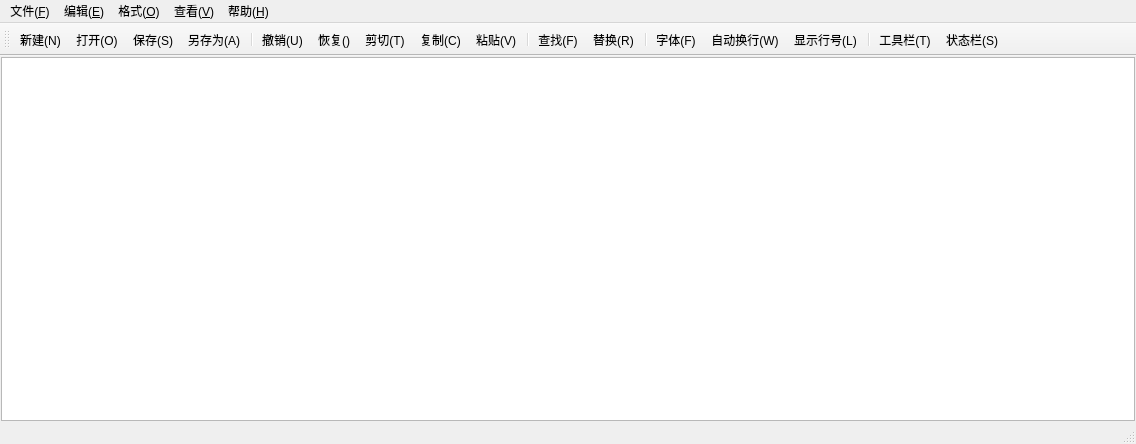
<?xml version="1.0" encoding="UTF-8"?>
<ui version="4.0">
 <class>MainWindow</class>
 <widget class="QMainWindow" name="MainWindow">
  <property name="geometry">
   <rect>
    <x>0</x>
    <y>0</y>
    <width>1136</width>
    <height>444</height>
   </rect>
  </property>
  <property name="windowTitle">
   <string>MainWindow</string>
  </property>
  <widget class="QWidget" name="centralwidget">
   <layout class="QHBoxLayout" name="horizontalLayout">
    <property name="spacing">
     <number>0</number>
    </property>
    <property name="leftMargin">
     <number>1</number>
    </property>
    <property name="topMargin">
     <number>1</number>
    </property>
    <property name="rightMargin">
     <number>1</number>
    </property>
    <property name="bottomMargin">
     <number>1</number>
    </property>
    <item>
     <widget class="CodeEditor" name="TextEdit"/>
    </item>
   </layout>
  </widget>
  <widget class="QMenuBar" name="menubar">
   <property name="geometry">
    <rect>
     <x>0</x>
     <y>0</y>
     <width>1136</width>
     <height>26</height>
    </rect>
   </property>
   <widget class="QMenu" name="menu">
    <property name="title">
     <string>文件(&amp;F)</string>
    </property>
    <addaction name="actionNew"/>
    <addaction name="actionOpen"/>
    <addaction name="actionSave"/>
    <addaction name="actionSaveAs"/>
    <addaction name="separator"/>
    <addaction name="actionExit"/>
   </widget>
   <widget class="QMenu" name="menu_E">
    <property name="title">
     <string>编辑(&amp;E)</string>
    </property>
    <addaction name="actionUndo"/>
    <addaction name="actionRedo"/>
    <addaction name="actionCut"/>
    <addaction name="actionCopy"/>
    <addaction name="actionPaste"/>
    <addaction name="separator"/>
    <addaction name="actionFind"/>
    <addaction name="actionReplace"/>
    <addaction name="separator"/>
    <addaction name="actionSelectAll"/>
   </widget>
   <widget class="QMenu" name="menu_O">
    <property name="title">
     <string>格式(&amp;O)</string>
    </property>
    <addaction name="actionRewrap"/>
    <addaction name="actionLookRow"/>
    <addaction name="actionFont"/>
    <addaction name="actionFontColor"/>
    <addaction name="separator"/>
    <addaction name="actionFontBGColor"/>
    <addaction name="actionBGColor"/>
   </widget>
   <widget class="QMenu" name="menu_V">
    <property name="title">
     <string>查看(&amp;V)</string>
    </property>
    <addaction name="actionToolbar"/>
    <addaction name="actionStatusBar"/>
   </widget>
   <widget class="QMenu" name="menu_H">
    <property name="title">
     <string>帮助(&amp;H)</string>
    </property>
    <addaction name="action_A"/>
   </widget>
   <addaction name="menu"/>
   <addaction name="menu_E"/>
   <addaction name="menu_O"/>
   <addaction name="menu_V"/>
   <addaction name="menu_H"/>
  </widget>
  <widget class="QStatusBar" name="statusbar"/>
  <widget class="QToolBar" name="toolBar">
   <property name="windowTitle">
    <string>toolBar</string>
   </property>
   <property name="toolButtonStyle">
    <enum>Qt::ToolButtonIconOnly</enum>
   </property>
   <attribute name="toolBarArea">
    <enum>TopToolBarArea</enum>
   </attribute>
   <attribute name="toolBarBreak">
    <bool>false</bool>
   </attribute>
   <addaction name="actionNew"/>
   <addaction name="actionOpen"/>
   <addaction name="actionSave"/>
   <addaction name="actionSaveAs"/>
   <addaction name="separator"/>
   <addaction name="actionUndo"/>
   <addaction name="actionRedo"/>
   <addaction name="actionCut"/>
   <addaction name="actionCopy"/>
   <addaction name="actionPaste"/>
   <addaction name="separator"/>
   <addaction name="actionFind"/>
   <addaction name="actionReplace"/>
   <addaction name="separator"/>
   <addaction name="actionFont"/>
   <addaction name="actionRewrap"/>
   <addaction name="actionLookRow"/>
   <addaction name="separator"/>
   <addaction name="actionToolbar"/>
   <addaction name="actionStatusBar"/>
  </widget>
  <action name="actionNew">
   <property name="icon">
    <iconset resource="res.qrc">
     <normaloff>:/img/new.png</normaloff>:/img/new.png</iconset>
   </property>
   <property name="text">
    <string>新建(&amp;N)</string>
   </property>
   <property name="toolTip">
    <string>新建</string>
   </property>
   <property name="shortcut">
    <string>Ctrl+N</string>
   </property>
  </action>
  <action name="actionOpen">
   <property name="icon">
    <iconset resource="res.qrc">
     <normaloff>:/img/open.png</normaloff>:/img/open.png</iconset>
   </property>
   <property name="text">
    <string>打开(&amp;O)</string>
   </property>
   <property name="toolTip">
    <string>打开</string>
   </property>
   <property name="shortcut">
    <string>Ctrl+O</string>
   </property>
  </action>
  <action name="actionSave">
   <property name="icon">
    <iconset resource="res.qrc">
     <normaloff>:/img/save.png</normaloff>:/img/save.png</iconset>
   </property>
   <property name="text">
    <string>保存(&amp;S)</string>
   </property>
   <property name="toolTip">
    <string>保存</string>
   </property>
   <property name="shortcut">
    <string>Ctrl+S</string>
   </property>
  </action>
  <action name="actionSaveAs">
   <property name="icon">
    <iconset resource="res.qrc">
     <normaloff>:/img/saveas.png</normaloff>:/img/saveas.png</iconset>
   </property>
   <property name="text">
    <string>另存为(&amp;A)</string>
   </property>
   <property name="toolTip">
    <string>另存为</string>
   </property>
  </action>
  <action name="actionExit">
   <property name="text">
    <string>退出(&amp;X)</string>
   </property>
   <property name="toolTip">
    <string>退出</string>
   </property>
  </action>
  <action name="actionUndo">
   <property name="icon">
    <iconset resource="res.qrc">
     <normaloff>:/img/undo.png</normaloff>:/img/undo.png</iconset>
   </property>
   <property name="text">
    <string>撤销(&amp;U)</string>
   </property>
   <property name="toolTip">
    <string>撤销</string>
   </property>
   <property name="shortcut">
    <string>Ctrl+Z</string>
   </property>
  </action>
  <action name="actionCut">
   <property name="icon">
    <iconset resource="res.qrc">
     <normaloff>:/img/cut.png</normaloff>:/img/cut.png</iconset>
   </property>
   <property name="text">
    <string>剪切(&amp;T)</string>
   </property>
   <property name="toolTip">
    <string>剪切</string>
   </property>
   <property name="shortcut">
    <string>Ctrl+X</string>
   </property>
  </action>
  <action name="actionCopy">
   <property name="icon">
    <iconset resource="res.qrc">
     <normaloff>:/img/copy.png</normaloff>:/img/copy.png</iconset>
   </property>
   <property name="text">
    <string>复制(&amp;C)</string>
   </property>
   <property name="toolTip">
    <string>复制</string>
   </property>
   <property name="shortcut">
    <string>Ctrl+C</string>
   </property>
  </action>
  <action name="actionPaste">
   <property name="icon">
    <iconset resource="res.qrc">
     <normaloff>:/img/paste.png</normaloff>:/img/paste.png</iconset>
   </property>
   <property name="text">
    <string>粘贴(&amp;V)</string>
   </property>
   <property name="toolTip">
    <string>粘贴</string>
   </property>
   <property name="shortcut">
    <string>Ctrl+V</string>
   </property>
  </action>
  <action name="actionFind">
   <property name="icon">
    <iconset resource="res.qrc">
     <normaloff>:/img/found.png</normaloff>:/img/found.png</iconset>
   </property>
   <property name="text">
    <string>查找(&amp;F)</string>
   </property>
   <property name="toolTip">
    <string>查找</string>
   </property>
   <property name="shortcut">
    <string>Ctrl+F</string>
   </property>
  </action>
  <action name="actionReplace">
   <property name="icon">
    <iconset resource="res.qrc">
     <normaloff>:/img/replace.png</normaloff>:/img/replace.png</iconset>
   </property>
   <property name="text">
    <string>替换(&amp;R)</string>
   </property>
   <property name="toolTip">
    <string>替换</string>
   </property>
   <property name="shortcut">
    <string>Ctrl+H</string>
   </property>
  </action>
  <action name="actionFont">
   <property name="icon">
    <iconset resource="res.qrc">
     <normaloff>:/img/text.png</normaloff>:/img/text.png</iconset>
   </property>
   <property name="text">
    <string>字体(&amp;F)</string>
   </property>
   <property name="toolTip">
    <string>字体</string>
   </property>
  </action>
  <action name="actionRewrap">
   <property name="checkable">
    <bool>true</bool>
   </property>
   <property name="icon">
    <iconset resource="res.qrc">
     <normaloff>:/img/rewrap.png</normaloff>:/img/rewrap.png</iconset>
   </property>
   <property name="text">
    <string>自动换行(&amp;W)</string>
   </property>
   <property name="toolTip">
    <string>自动换行</string>
   </property>
  </action>
  <action name="actionToolbar">
   <property name="checkable">
    <bool>true</bool>
   </property>
   <property name="icon">
    <iconset resource="res.qrc">
     <normaloff>:/img/tool.png</normaloff>:/img/tool.png</iconset>
   </property>
   <property name="text">
    <string>工具栏(&amp;T)</string>
   </property>
   <property name="toolTip">
    <string>工具栏</string>
   </property>
  </action>
  <action name="actionStatusBar">
   <property name="checkable">
    <bool>true</bool>
   </property>
   <property name="icon">
    <iconset resource="res.qrc">
     <normaloff>:/img/statusbar.png</normaloff>:/img/statusbar.png</iconset>
   </property>
   <property name="text">
    <string>状态栏(&amp;S)</string>
   </property>
   <property name="toolTip">
    <string>状态栏</string>
   </property>
  </action>
  <action name="actionRedo">
   <property name="icon">
    <iconset resource="res.qrc">
     <normaloff>:/img/redo.png</normaloff>:/img/redo.png</iconset>
   </property>
   <property name="text">
    <string>恢复(&amp;)</string>
   </property>
   <property name="toolTip">
    <string>恢复</string>
   </property>
   <property name="shortcut">
    <string>Ctrl+Shift+Z</string>
   </property>
  </action>
  <action name="actionSelectAll">
   <property name="text">
    <string>全选(&amp;A)</string>
   </property>
   <property name="toolTip">
    <string>全选</string>
   </property>
   <property name="shortcut">
    <string>Ctrl+A</string>
   </property>
  </action>
  <action name="action_A">
   <property name="text">
    <string>关于(&amp;A)</string>
   </property>
  </action>
  <action name="actionLookRow">
   <property name="checkable">
    <bool>true</bool>
   </property>
   <property name="icon">
    <iconset resource="res.qrc">
     <normaloff>:/img/lookrow.png</normaloff>:/img/lookrow.png</iconset>
   </property>
   <property name="text">
    <string>显示行号(&amp;L)</string>
   </property>
   <property name="toolTip">
    <string>显示行号</string>
   </property>
  </action>
  <action name="actionFontColor">
   <property name="text">
    <string>字体颜色</string>
   </property>
   <property name="toolTip">
    <string>字体颜色</string>
   </property>
  </action>
  <action name="actionFontBGColor">
   <property name="text">
    <string>字体背景色</string>
   </property>
   <property name="toolTip">
    <string>字体背景色</string>
   </property>
  </action>
  <action name="actionBGColor">
   <property name="text">
    <string>编辑器背景色</string>
   </property>
   <property name="toolTip">
    <string>编辑器背景色</string>
   </property>
  </action>
 </widget>
 <customwidgets>
  <customwidget>
   <class>CodeEditor</class>
   <extends>QPlainTextEdit</extends>
   <header location="global">codeeditor.h</header>
  </customwidget>
 </customwidgets>
 <resources>
  <include location="res.qrc"/>
 </resources>
 <connections/>
</ui>
